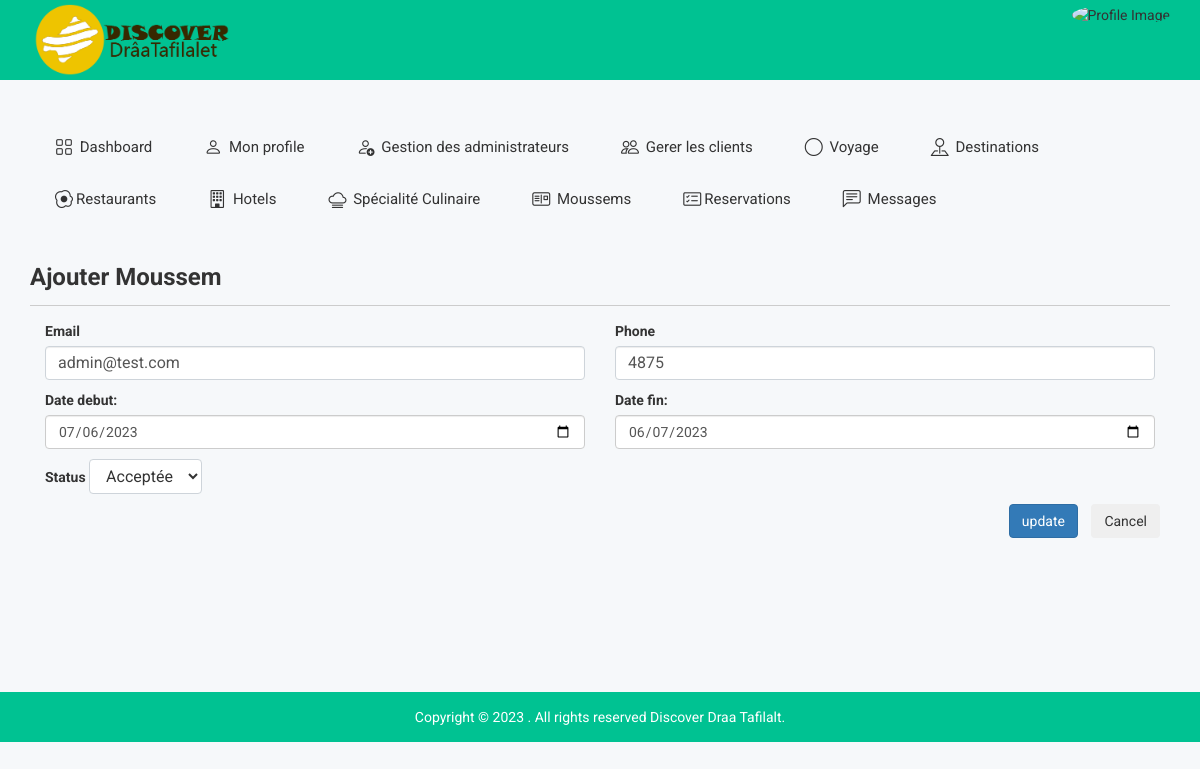
/update-resehotel.php?modi=10 (signed in), run on the app's committed database.
### tables this page shows
CREATE TABLE `client` (
  `id_client` int(11) NOT NULL,
  `nom` varchar(255) NOT NULL,
  `prenom` varchar(255) NOT NULL,
  `email` varchar(255) NOT NULL,
  `password` varchar(255) NOT NULL,
  `date-adding` date NOT NULL
);

### update-resehotel.php (the view, shortened to what this page needs)
<?php
include 'connection.php';
@$id_resh = $_GET['modi'];
$sql = 'SELECT *
        FROM `reserver-hotel` JOIN `client`  ON (`reserver-hotel`.`id-client` = `reserver-hotel`.`id-client`)
        WHERE `reserver-hotel`.`id-resh` = :id_resh';
$statement = $pdo->prepare($sql);
$statement->bindValue(':id_resh', $id_resh);
$statement->execute();
$resreve = $statement->fetchAll(PDO::FETCH_ASSOC);
?>
<!doctype html>
<html class="no-js" lang="">
<head>
    <link rel="stylesheet" href="https://cdn.jsdelivr.net/npm/bootstrap-icons@1.10.5/font/bootstrap-icons.css">
        <link rel="stylesheet" href="css/bootstrap.min.css">
        <link rel="stylesheet" href="css/bootstrap/bootstrap.min.css">
        <link rel="stylesheet" href="css/font-awesome.min.css">
        <link rel="stylesheet" href="css/owl.carousel.css">
        <link rel="stylesheet" href="css/owl.theme.css">
        <link rel="stylesheet" href="css/owl.transitions.css">
        <link rel="stylesheet" href="css/meanmenu/meanmenu.min.css">
        <link rel="stylesheet" href="css/animate.css">
        <link rel="stylesheet" href="css/normalize.css">
        <link rel="stylesheet" href="css/wave/waves.min.css">
        <link rel="stylesheet" href="css/wave/button.css">
        <link rel="stylesheet" href="css/scrollbar/jquery.mCustomScrollbar.min.css">
        <link rel="stylesheet" href="css/notika-custom-icon.css">
        <link rel="stylesheet" href="css/jquery.dataTables.min.css">
        <link rel="stylesheet" href="css/main.css">
        <link rel="stylesheet" href="style.css">
        <link rel="stylesheet" href="css/responsive.css">
    <link rel="stylesheet" href="css/summernote/summernote.css">
</head>
<body>
 <div class="">
    <?php include 'tophead.php' ?>
</div>
    <div class="main-menu-area mg-tb-40">
    </div>
    <div class="notika-status-area">
        <div class="container">
            <div class="row">
                <div class="col-md-12">
                    <h1>Ajouter Moussem</h1>
                    <hr>
                    <form method="POST" action="<?php echo $_SERVER['PHP_SELF']; ?>" enctype="multipart/form-data">
                      <div class="form-row">
                          <div class="col-md-6">
                            <label for="title">Email</label>
                            <input type="text" class="form-control" name="email" value="<?php echo$resreve[0]['email']; ?>" placeholder="Email">
                          </div>
                          <div class="col-md-6">
                            <label for="ville">Phone</label>
                            <input type="text" class="form-control" name="phone" value="<?php echo$resreve[0]['phone']; ?>"  placeholder="phone">
                          </div>
                        </div>
                        <div class="form-row">
                              <div class="col-md-6">
                                <label for="">Date debut:</label>
                                <input type="date" class="form-control" name="date_debut" value="<?php echo$resreve[0]['date-debut']; ?>" >
                              </div>
                              <div class="col-md-6">
                                <label for="">Date fin:</label>
                                <input type="date" class="form-control" name='date_fin' value="<?php echo$resreve[0]['date-fin']; ?>" >
                            </div>
                         </div>
                         <div class="form-row" style="margin-top: 10px;">
                              <div class="col-md-6">
                                    <label for="">Status</label>
                                    <select class="form-select" aria-label="Default select example" name='statu'>
                                     <option value="Acceptée">Acceptée</option>
                                    </select>
                              </div>
                            </div>
                      <div class="text-right">
                        <button type="submit" class="btn btn-primary" name='update'>update</button>
                        <button type="button" class="btn btn-secondary" name="cancel" onclick="window.location.href = 'index.php';">Cancel</button>
                      </div>
                    </form>
                  </div>
              </div>
        </div>
    </div>
    <div class="footer-copyright-area">
        <div class="container">
            <div class="row">
                <div class="col-lg-12 col-md-12 col-sm-12 col-xs-12">
                    <div class="footer-copy-right">
                        <p>Copyright © 2023
. All rights reserved Discover Draa Tafilalt.</p>
                    </div>
                </div>
            </div>
        </div>
    </div>
</body>
</html>

### css/main.css (style rules this page uses)
html { color: #222; font-size: 1em; line-height: 1.4; }
hr { display: block; height: 1px; border: 0; border-top: 1px solid #ccc; margin: 1em 0; padding: 0; }

### data on the page
client: email "admin@test.com"
reserver-hotel: phone "4875", date_debut "07/06/2023", date_fin "06/07/2023"
